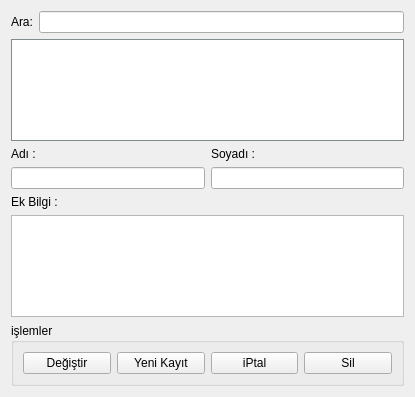
<ui version="4.0" >
 <author>doganay</author>
 <class>FormYazarlar</class>
 <widget class="QWidget" name="FormYazarlar" >
  <property name="geometry" >
   <rect>
    <x>0</x>
    <y>0</y>
    <width>415</width>
    <height>397</height>
   </rect>
  </property>
  <property name="sizePolicy" >
   <sizepolicy vsizetype="Preferred" hsizetype="Preferred" >
    <horstretch>0</horstretch>
    <verstretch>0</verstretch>
   </sizepolicy>
  </property>
  <property name="windowTitle" >
   <string>Yazarlar</string>
  </property>
  <property name="windowIcon" >
   <iconset resource="ikon.qrc" >:/ikonlar/edit.png</iconset>
  </property>
  <layout class="QGridLayout" >
   <item row="0" column="0" >
    <widget class="QLabel" name="label_3" >
     <property name="text" >
      <string>Ara:</string>
     </property>
    </widget>
   </item>
   <item row="0" column="1" >
    <widget class="QLineEdit" name="arama_kutusu" />
   </item>
   <item row="1" column="0" colspan="2" >
    <widget class="QTableView" name="yazarlar_tablo" >
     <property name="palette" >
      <palette>
       <active>
        <colorrole role="WindowText" >
         <brush brushstyle="SolidPattern" >
          <color alpha="255" >
           <red>0</red>
           <green>0</green>
           <blue>0</blue>
          </color>
         </brush>
        </colorrole>
        <colorrole role="Button" >
         <brush brushstyle="SolidPattern" >
          <color alpha="255" >
           <red>167</red>
           <green>181</green>
           <blue>186</blue>
          </color>
         </brush>
        </colorrole>
        <colorrole role="Light" >
         <brush brushstyle="SolidPattern" >
          <color alpha="255" >
           <red>253</red>
           <green>255</green>
           <blue>255</blue>
          </color>
         </brush>
        </colorrole>
        <colorrole role="Midlight" >
         <brush brushstyle="SolidPattern" >
          <color alpha="255" >
           <red>210</red>
           <green>218</green>
           <blue>220</blue>
          </color>
         </brush>
        </colorrole>
        <colorrole role="Dark" >
         <brush brushstyle="SolidPattern" >
          <color alpha="255" >
           <red>83</red>
           <green>90</green>
           <blue>93</blue>
          </color>
         </brush>
        </colorrole>
        <colorrole role="Mid" >
         <brush brushstyle="SolidPattern" >
          <color alpha="255" >
           <red>111</red>
           <green>121</green>
           <blue>124</blue>
          </color>
         </brush>
        </colorrole>
        <colorrole role="Text" >
         <brush brushstyle="SolidPattern" >
          <color alpha="255" >
           <red>0</red>
           <green>0</green>
           <blue>0</blue>
          </color>
         </brush>
        </colorrole>
        <colorrole role="BrightText" >
         <brush brushstyle="SolidPattern" >
          <color alpha="255" >
           <red>255</red>
           <green>255</green>
           <blue>255</blue>
          </color>
         </brush>
        </colorrole>
        <colorrole role="ButtonText" >
         <brush brushstyle="SolidPattern" >
          <color alpha="255" >
           <red>0</red>
           <green>0</green>
           <blue>0</blue>
          </color>
         </brush>
        </colorrole>
        <colorrole role="Base" >
         <brush brushstyle="SolidPattern" >
          <color alpha="255" >
           <red>255</red>
           <green>255</green>
           <blue>255</blue>
          </color>
         </brush>
        </colorrole>
        <colorrole role="Window" >
         <brush brushstyle="SolidPattern" >
          <color alpha="255" >
           <red>167</red>
           <green>181</green>
           <blue>186</blue>
          </color>
         </brush>
        </colorrole>
        <colorrole role="Shadow" >
         <brush brushstyle="SolidPattern" >
          <color alpha="255" >
           <red>0</red>
           <green>0</green>
           <blue>0</blue>
          </color>
         </brush>
        </colorrole>
        <colorrole role="AlternateBase" >
         <brush brushstyle="SolidPattern" >
          <color alpha="255" >
           <red>211</red>
           <green>218</green>
           <blue>220</blue>
          </color>
         </brush>
        </colorrole>
       </active>
       <inactive>
        <colorrole role="WindowText" >
         <brush brushstyle="SolidPattern" >
          <color alpha="255" >
           <red>0</red>
           <green>0</green>
           <blue>0</blue>
          </color>
         </brush>
        </colorrole>
        <colorrole role="Button" >
         <brush brushstyle="SolidPattern" >
          <color alpha="255" >
           <red>167</red>
           <green>181</green>
           <blue>186</blue>
          </color>
         </brush>
        </colorrole>
        <colorrole role="Light" >
         <brush brushstyle="SolidPattern" >
          <color alpha="255" >
           <red>253</red>
           <green>255</green>
           <blue>255</blue>
          </color>
         </brush>
        </colorrole>
        <colorrole role="Midlight" >
         <brush brushstyle="SolidPattern" >
          <color alpha="255" >
           <red>210</red>
           <green>218</green>
           <blue>220</blue>
          </color>
         </brush>
        </colorrole>
        <colorrole role="Dark" >
         <brush brushstyle="SolidPattern" >
          <color alpha="255" >
           <red>83</red>
           <green>90</green>
           <blue>93</blue>
          </color>
         </brush>
        </colorrole>
        <colorrole role="Mid" >
         <brush brushstyle="SolidPattern" >
          <color alpha="255" >
           <red>111</red>
           <green>121</green>
           <blue>124</blue>
          </color>
         </brush>
        </colorrole>
        <colorrole role="Text" >
         <brush brushstyle="SolidPattern" >
          <color alpha="255" >
           <red>0</red>
           <green>0</green>
           <blue>0</blue>
          </color>
         </brush>
        </colorrole>
        <colorrole role="BrightText" >
         <brush brushstyle="SolidPattern" >
          <color alpha="255" >
           <red>255</red>
           <green>255</green>
           <blue>255</blue>
          </color>
         </brush>
        </colorrole>
        <colorrole role="ButtonText" >
         <brush brushstyle="SolidPattern" >
          <color alpha="255" >
           <red>0</red>
           <green>0</green>
           <blue>0</blue>
          </color>
         </brush>
        </colorrole>
        <colorrole role="Base" >
         <brush brushstyle="SolidPattern" >
          <color alpha="255" >
           <red>255</red>
           <green>255</green>
           <blue>255</blue>
          </color>
         </brush>
        </colorrole>
        <colorrole role="Window" >
         <brush brushstyle="SolidPattern" >
          <color alpha="255" >
           <red>167</red>
           <green>181</green>
           <blue>186</blue>
          </color>
         </brush>
        </colorrole>
        <colorrole role="Shadow" >
         <brush brushstyle="SolidPattern" >
          <color alpha="255" >
           <red>0</red>
           <green>0</green>
           <blue>0</blue>
          </color>
         </brush>
        </colorrole>
        <colorrole role="AlternateBase" >
         <brush brushstyle="SolidPattern" >
          <color alpha="255" >
           <red>211</red>
           <green>218</green>
           <blue>220</blue>
          </color>
         </brush>
        </colorrole>
       </inactive>
       <disabled>
        <colorrole role="WindowText" >
         <brush brushstyle="SolidPattern" >
          <color alpha="255" >
           <red>83</red>
           <green>90</green>
           <blue>93</blue>
          </color>
         </brush>
        </colorrole>
        <colorrole role="Button" >
         <brush brushstyle="SolidPattern" >
          <color alpha="255" >
           <red>167</red>
           <green>181</green>
           <blue>186</blue>
          </color>
         </brush>
        </colorrole>
        <colorrole role="Light" >
         <brush brushstyle="SolidPattern" >
          <color alpha="255" >
           <red>253</red>
           <green>255</green>
           <blue>255</blue>
          </color>
         </brush>
        </colorrole>
        <colorrole role="Midlight" >
         <brush brushstyle="SolidPattern" >
          <color alpha="255" >
           <red>210</red>
           <green>218</green>
           <blue>220</blue>
          </color>
         </brush>
        </colorrole>
        <colorrole role="Dark" >
         <brush brushstyle="SolidPattern" >
          <color alpha="255" >
           <red>83</red>
           <green>90</green>
           <blue>93</blue>
          </color>
         </brush>
        </colorrole>
        <colorrole role="Mid" >
         <brush brushstyle="SolidPattern" >
          <color alpha="255" >
           <red>111</red>
           <green>121</green>
           <blue>124</blue>
          </color>
         </brush>
        </colorrole>
        <colorrole role="Text" >
         <brush brushstyle="SolidPattern" >
          <color alpha="255" >
           <red>83</red>
           <green>90</green>
           <blue>93</blue>
          </color>
         </brush>
        </colorrole>
        <colorrole role="BrightText" >
         <brush brushstyle="SolidPattern" >
          <color alpha="255" >
           <red>255</red>
           <green>255</green>
           <blue>255</blue>
          </color>
         </brush>
        </colorrole>
        <colorrole role="ButtonText" >
         <brush brushstyle="SolidPattern" >
          <color alpha="255" >
           <red>83</red>
           <green>90</green>
           <blue>93</blue>
          </color>
         </brush>
        </colorrole>
        <colorrole role="Base" >
         <brush brushstyle="SolidPattern" >
          <color alpha="255" >
           <red>167</red>
           <green>181</green>
           <blue>186</blue>
          </color>
         </brush>
        </colorrole>
        <colorrole role="Window" >
         <brush brushstyle="SolidPattern" >
          <color alpha="255" >
           <red>167</red>
           <green>181</green>
           <blue>186</blue>
          </color>
         </brush>
        </colorrole>
        <colorrole role="Shadow" >
         <brush brushstyle="SolidPattern" >
          <color alpha="255" >
           <red>0</red>
           <green>0</green>
           <blue>0</blue>
          </color>
         </brush>
        </colorrole>
        <colorrole role="AlternateBase" >
         <brush brushstyle="SolidPattern" >
          <color alpha="255" >
           <red>167</red>
           <green>181</green>
           <blue>186</blue>
          </color>
         </brush>
        </colorrole>
       </disabled>
      </palette>
     </property>
     <property name="mouseTracking" >
      <bool>true</bool>
     </property>
     <property name="focusPolicy" >
      <enum>Qt::ClickFocus</enum>
     </property>
     <property name="contextMenuPolicy" >
      <enum>Qt::ActionsContextMenu</enum>
     </property>
     <property name="acceptDrops" >
      <bool>false</bool>
     </property>
     <property name="frameShape" >
      <enum>QFrame::StyledPanel</enum>
     </property>
     <property name="frameShadow" >
      <enum>QFrame::Sunken</enum>
     </property>
     <property name="editTriggers" >
      <set>QAbstractItemView::NoEditTriggers</set>
     </property>
     <property name="tabKeyNavigation" >
      <bool>false</bool>
     </property>
     <property name="alternatingRowColors" >
      <bool>true</bool>
     </property>
     <property name="selectionMode" >
      <enum>QAbstractItemView::SingleSelection</enum>
     </property>
     <property name="selectionBehavior" >
      <enum>QAbstractItemView::SelectRows</enum>
     </property>
     <property name="textElideMode" >
      <enum>Qt::ElideMiddle</enum>
     </property>
     <property name="gridStyle" >
      <enum>Qt::DashLine</enum>
     </property>
     <property name="sortingEnabled" >
      <bool>true</bool>
     </property>
     <property name="cornerButtonEnabled" >
      <bool>false</bool>
     </property>
    </widget>
   </item>
   <item row="2" column="0" colspan="2" >
    <layout class="QHBoxLayout" >
     <item>
      <widget class="QLabel" name="label" >
       <property name="text" >
        <string>Adı :</string>
       </property>
       <property name="buddy" >
        <cstring>LeAd</cstring>
       </property>
      </widget>
     </item>
     <item>
      <widget class="QLabel" name="label_2" >
       <property name="text" >
        <string>Soyadı :</string>
       </property>
       <property name="buddy" >
        <cstring>LeSoyad</cstring>
       </property>
      </widget>
     </item>
    </layout>
   </item>
   <item row="3" column="0" colspan="2" >
    <layout class="QHBoxLayout" >
     <item>
      <widget class="QLineEdit" name="LeAd" />
     </item>
     <item>
      <widget class="QLineEdit" name="LeSoyad" />
     </item>
    </layout>
   </item>
   <item row="4" column="0" colspan="2" >
    <widget class="QLabel" name="label_4" >
     <property name="text" >
      <string>Ek Bilgi :</string>
     </property>
     <property name="buddy" >
      <cstring>TeEk</cstring>
     </property>
    </widget>
   </item>
   <item row="5" column="0" colspan="2" >
    <widget class="QTextEdit" name="TeEk" />
   </item>
   <item row="6" column="0" colspan="2" >
    <widget class="QGroupBox" name="groupBox" >
     <property name="title" >
      <string>işlemler</string>
     </property>
     <property name="flat" >
      <bool>false</bool>
     </property>
     <property name="checkable" >
      <bool>false</bool>
     </property>
     <layout class="QGridLayout" >
      <property name="leftMargin" >
       <number>9</number>
      </property>
      <property name="topMargin" >
       <number>9</number>
      </property>
      <property name="rightMargin" >
       <number>9</number>
      </property>
      <property name="bottomMargin" >
       <number>9</number>
      </property>
      <property name="horizontalSpacing" >
       <number>6</number>
      </property>
      <property name="verticalSpacing" >
       <number>6</number>
      </property>
      <item row="0" column="0" >
       <widget class="QPushButton" name="pBDegistir" >
        <property name="toolTip" >
         <string>F5 tuşunuda kullanabilirsiniz.</string>
        </property>
        <property name="statusTip" >
         <string/>
        </property>
        <property name="text" >
         <string>Değiştir</string>
        </property>
        <property name="icon" >
         <iconset resource="ikon.qrc" >:/ikonlar/cnr-update.png</iconset>
        </property>
        <property name="shortcut" >
         <string>F5</string>
        </property>
       </widget>
      </item>
      <item row="0" column="2" >
       <widget class="QPushButton" name="pBiptal" >
        <property name="toolTip" >
         <string>F3 tuşunuda kullanabilirsiniz.</string>
        </property>
        <property name="text" >
         <string>iPtal</string>
        </property>
        <property name="icon" >
         <iconset resource="ikon.qrc" >:/ikonlar/edit_remove.png</iconset>
        </property>
        <property name="shortcut" >
         <string>F3</string>
        </property>
       </widget>
      </item>
      <item row="0" column="3" >
       <widget class="QPushButton" name="pBSil" >
        <property name="toolTip" >
         <string>DELETE tuşunuda kullanabilirsiniz.</string>
        </property>
        <property name="text" >
         <string>Sil</string>
        </property>
        <property name="icon" >
         <iconset resource="ikon.qrc" >:/ikonlar/eraser.png</iconset>
        </property>
        <property name="shortcut" >
         <string>Del</string>
        </property>
       </widget>
      </item>
      <item row="0" column="1" >
       <widget class="QPushButton" name="pBKaydet" >
        <property name="toolTip" >
         <string>F2 tuşunuda kullanabilirsiniz.</string>
        </property>
        <property name="text" >
         <string>Yeni Kayıt</string>
        </property>
        <property name="icon" >
         <iconset resource="ikon.qrc" >:/ikonlar/filesaveas.png</iconset>
        </property>
        <property name="shortcut" >
         <string>F2</string>
        </property>
       </widget>
      </item>
     </layout>
    </widget>
   </item>
  </layout>
  <action name="actionSil" >
   <property name="checkable" >
    <bool>false</bool>
   </property>
   <property name="icon" >
    <iconset resource="ikon.qrc" >:/ikonlar/eraser.png</iconset>
   </property>
   <property name="text" >
    <string>Sil</string>
   </property>
  </action>
 </widget>
 <tabstops>
  <tabstop>LeAd</tabstop>
  <tabstop>LeSoyad</tabstop>
  <tabstop>TeEk</tabstop>
  <tabstop>pBDegistir</tabstop>
  <tabstop>pBKaydet</tabstop>
  <tabstop>pBiptal</tabstop>
  <tabstop>pBSil</tabstop>
  <tabstop>arama_kutusu</tabstop>
  <tabstop>yazarlar_tablo</tabstop>
 </tabstops>
 <resources>
  <include location="ikon.qrc" />
 </resources>
 <connections/>
</ui>
